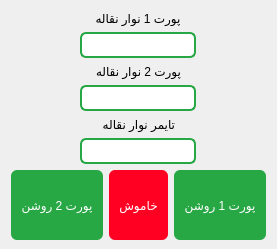
            <widget class="QWidget" name="pageSettingConveyorMotor">
             <layout class="QVBoxLayout" name="verticalLayout_29">
              <property name="bottomMargin">
               <number>9</number>
              </property>
              <item alignment="Qt::AlignHCenter|Qt::AlignTop">
               <widget class="QLabel" name="lbl_conveyor_motor_forward_port">
                <property name="styleSheet">
                 <string notr="true">font: 22pt &quot;IRANSans&quot;;
font: 22pt &quot;IRANSansFaNum&quot;;
color: #000000;</string>
                </property>
                <property name="text">
                 <string>پورت 1 نوار نقاله</string>
                </property>
                <property name="alignment">
                 <set>Qt::AlignCenter</set>
                </property>
                <property name="wordWrap">
                 <bool>true</bool>
                </property>
               </widget>
              </item>
              <item alignment="Qt::AlignHCenter|Qt::AlignTop">
               <widget class="QLineEdit" name="tb_conveyor_motor_forward_port">
                <property name="minimumSize">
                 <size>
                  <width>0</width>
                  <height>0</height>
                 </size>
                </property>
                <property name="maximumSize">
                 <size>
                  <width>16777215</width>
                  <height>16777215</height>
                 </size>
                </property>
                <property name="styleSheet">
                 <string notr="true">background-color: #ffffff; 
padding: 3px; 
border: 2px solid #28a745;
border-radius: 6px;
font: 26pt &quot;IRANSansFaNum&quot;;
color:#000000;</string>
                </property>
                <property name="inputMethodHints">
                 <set>Qt::ImhDigitsOnly</set>
                </property>
               </widget>
              </item>
              <item alignment="Qt::AlignHCenter|Qt::AlignTop">
               <widget class="QLabel" name="lbl_conveyor_motor_backward_port">
                <property name="styleSheet">
                 <string notr="true">font: 22pt &quot;IRANSans&quot;;
font: 22pt &quot;IRANSansFaNum&quot;;
color: #000000;</string>
                </property>
                <property name="text">
                 <string>پورت 2 نوار نقاله</string>
                </property>
               </widget>
              </item>
              <item alignment="Qt::AlignHCenter|Qt::AlignTop">
               <widget class="QLineEdit" name="tb_conveyor_motor_backward_port">
                <property name="styleSheet">
                 <string notr="true">background-color: #ffffff; 
padding: 3px; 
border: 2px solid #28a745;
border-radius: 6px;
font: 26pt &quot;IRANSansFaNum&quot;;
color:#000000;</string>
                </property>
               </widget>
              </item>
              <item alignment="Qt::AlignHCenter|Qt::AlignTop">
               <widget class="QLabel" name="lbl_conveyor_motor_timer">
                <property name="styleSheet">
                 <string notr="true">font: 22pt &quot;IRANSans&quot;;
font: 22pt &quot;IRANSansFaNum&quot;;
color: #000000;</string>
                </property>
                <property name="text">
                 <string>تایمر نوار نقاله</string>
                </property>
               </widget>
              </item>
              <item alignment="Qt::AlignHCenter|Qt::AlignTop">
               <widget class="QLineEdit" name="tb_conveyor_motor_timer">
                <property name="styleSheet">
                 <string notr="true">background-color: #ffffff; 
padding: 3px; 
border: 2px solid #28a745;
border-radius: 6px;
font: 26pt &quot;IRANSansFaNum&quot;;
color:#000000;</string>
                </property>
                <property name="inputMethodHints">
                 <set>Qt::ImhDigitsOnly</set>
                </property>
               </widget>
              </item>
              <item>
               <layout class="QHBoxLayout" name="horizontalLayout_20">
                <item>
                 <widget class="QPushButton" name="btn_conveyor_motor_backward_on">
                  <property name="minimumSize">
                   <size>
                    <width>0</width>
                    <height>70</height>
                   </size>
                  </property>
                  <property name="styleSheet">
                   <string notr="true">QPushButton{
background-color: #28a745;
color: rgb(255, 255, 255);
font: 22pt &quot;IRANSansFaNum&quot;;
padding-left: 10px; 
padding-right: 10px; 
border: none; 
border-radius: 6px;
outline-style: none;
}
QPushButton:pressed {
background-color: #145222;
border-style: inset;
}</string>
                  </property>
                  <property name="text">
                   <string>پورت 2 روشن</string>
                  </property>
                 </widget>
                </item>
                <item>
                 <widget class="QPushButton" name="btnConveyorOff">
                  <property name="minimumSize">
                   <size>
                    <width>0</width>
                    <height>70</height>
                   </size>
                  </property>
                  <property name="styleSheet">
                   <string notr="true">QPushButton{
background-color:  #FF0022;
color: rgb(255, 255, 255);
font: 22pt &quot;IRANSansFaNum&quot;;
padding-left: 10px; 
padding-right: 10px; 
border: none; 
border-radius: 6px;
outline-style: none;
}
QPushButton:pressed {
background-color: #800011;
border-style: inset;
}</string>
                  </property>
                  <property name="text">
                   <string>خاموش</string>
                  </property>
                 </widget>
                </item>
                <item>
                 <widget class="QPushButton" name="btn_conveyor_motor_forward_on">
                  <property name="minimumSize">
                   <size>
                    <width>0</width>
                    <height>70</height>
                   </size>
                  </property>
                  <property name="styleSheet">
                   <string notr="true">QPushButton{
background-color: #28a745;
color: rgb(255, 255, 255);
font: 22pt &quot;IRANSansFaNum&quot;;
padding-left: 10px; 
padding-right: 10px; 
border: none; 
border-radius: 6px;
outline-style: none;
}
QPushButton:pressed {
background-color: #145222;
border-style: inset;
}</string>
                  </property>
                  <property name="text">
                   <string>پورت 1 روشن</string>
                  </property>
                 </widget>
                </item>
               </layout>
              </item>
             </layout>
            </widget>
